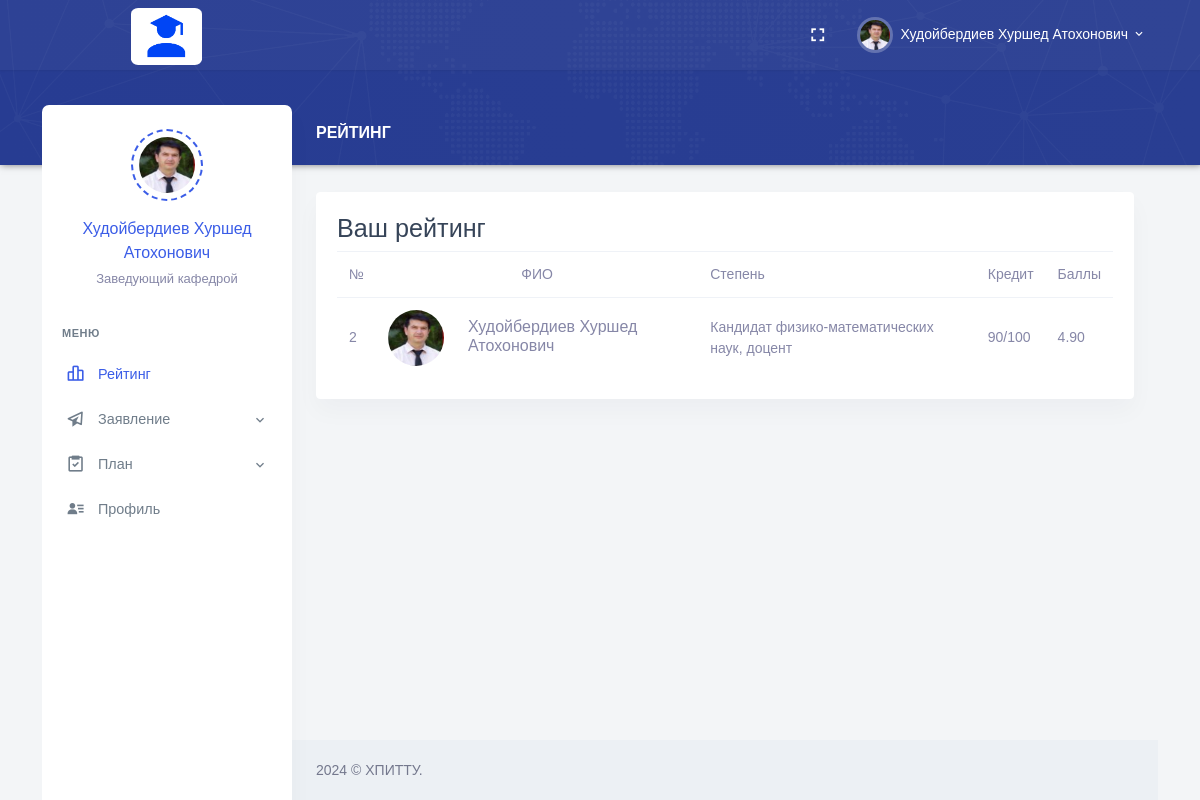
The app's page /Role/Personal/index.php?login-sucess (signed in) with its own data.
### tables this page shows
CREATE TABLE `employees` (
  `Employee_Id` int NOT NULL AUTO_INCREMENT,
  `Full_Name` varchar(255) DEFAULT NULL,
  `Date_of_Birth` date DEFAULT NULL,
  `Place_of_Birth` varchar(255) DEFAULT NULL,
  `Position_Id` int DEFAULT NULL,
  `Degree_Id` int DEFAULT NULL,
  `Faculty_Id` int DEFAULT NULL,
  `Department_Id` int DEFAULT NULL,
  `User_Role_Id` int DEFAULT NULL,
  `Email` varchar(255) DEFAULT NULL,
  `Phone_Number` varchar(20) DEFAULT NULL,
  `Employee_Number` varchar(20) DEFAULT NULL,
  `Date_Added` date DEFAULT NULL,
  `Path_Photo` varchar(255) DEFAULT NULL,
  `Username` varchar(255) DEFAULT NULL,
  `Password` varchar(255) DEFAULT NULL,
  PRIMARY KEY (`Employee_Id`),
  KEY `Degree_Id` (`Degree_Id`),
  KEY `Faculty_Id` (`Faculty_Id`),
  KEY `Department_Id` (`Department_Id`),
  KEY `User_Role_Id` (`User_Role_Id`),
  KEY `employees_ibfk_1` (`Position_Id`),
  CONSTRAINT `employees_ibfk_1` FOREIGN KEY (`Position_Id`) REFERENCES `positions` (`Position_Id`) ON DELETE CASCADE ON UPDATE CASCADE,
  CONSTRAINT `employees_ibfk_2` FOREIGN KEY (`Degree_Id`) REFERENCES `degrees` (`Degree_Id`) ON DELETE CASCADE ON UPDATE CASCADE,
  CONSTRAINT `employees_ibfk_3` FOREIGN KEY (`Faculty_Id`) REFERENCES `faculties` (`Faculty_Id`) ON DELETE CASCADE ON UPDATE CASCADE,
  CONSTRAINT `employees_ibfk_4` FOREIGN KEY (`Department_Id`) REFERENCES `departments` (`Department_Id`) ON DELETE CASCADE ON UPDATE CASCADE,
  CONSTRAINT `employees_ibfk_5` FOREIGN KEY (`User_Role_Id`) REFERENCES `user_roles` (`User_Role_Id`) ON DELETE CASCADE ON UPDATE CASCADE
);

CREATE TABLE `positions` (
  `Position_Id` int NOT NULL,
  `Position_Name` varchar(255) DEFAULT NULL,
  PRIMARY KEY (`Position_Id`)
);

CREATE TABLE `degrees` (
  `Degree_Id` int NOT NULL,
  `Degree_Name` varchar(255) DEFAULT NULL,
  PRIMARY KEY (`Degree_Id`)
);

CREATE TABLE `ratings` (
  `Rating_Id` int NOT NULL,
  `Employee_Id` int DEFAULT NULL,
  `Credit_Done` int DEFAULT NULL,
  `Credit_Full` int DEFAULT NULL,
  `Rating` decimal(3,2) DEFAULT NULL,
  PRIMARY KEY (`Rating_Id`),
  KEY `Employee_Id` (`Employee_Id`),
  CONSTRAINT `ratings_ibfk_1` FOREIGN KEY (`Employee_Id`) REFERENCES `employees` (`Employee_Id`) ON DELETE CASCADE ON UPDATE CASCADE
);

### Role/Personal/index.php (the view, shortened to what this page needs)
<?php
require_once "header.php";
require_once "conn.php";
$sql_command = "SELECT e.*, d.Degree_Name, e.Path_Photo, r.Rating, r.Credit_Done, r.Credit_Full, r.Rating
                FROM employees AS e
                INNER JOIN degrees AS d ON e.Degree_Id = d.Degree_Id
                LEFT JOIN ratings AS r ON e.Employee_Id = r.Employee_Id
                WHERE e.Username = '{$_SESSION['Username']}'";
$result = mysqli_query($conn, $sql_command);
$data = array();
if (mysqli_num_rows($result) > 0) {
    while ($row = mysqli_fetch_assoc($result)) {
        $data[] = $row;
    }
}
?>
<div class="main-content">
    <div class="page-content">
        <div class="row">
            <div class="col-12">
                <div class="page-title-box d-flex align-items-center justify-content-between">
                    <h4 class="page-title mb-0 font-size-18">Рейтинг</h4>
                </div>
            </div>
        </div>
        <div class="row">
            <div class="col-lg-12">
                <div class="card">
                    <div class="card-body">
                        <div class="table-responsive">
                            <table class="table table-dark mb-0">
                                <h3>Ваш рейтинг</h3>
                                <div class="table-responsive">
                                    <table class="table mb-0">
                                        <thead>
                                            <tr>
                                                <th>№</th>
                                                <th class="text-center">ФИО</th>
                                                <th>Степень</th>
                                                <th>Кредит</th>
                                                <th>Баллы</th>
                                            </tr>
                                        </thead>
                                        <tbody>
                                            <tr>
                                                <?php foreach ($data as $row): ?>
                                            <tr>
                                                <td class="align-middle"><?php echo $row['Employee_Id']; ?></td>
                                                <td class="align-middle">
                                                    <div class="d-flex align-items-center">
                                                        <div class="me-4">
                                                            <img src="upload/<?php if(!empty($row['Path_Photo'])) { echo $row['Path_Photo']; } else { echo "1.jpg"; } ?>"
                                                                alt="" class="avatar-sm rounded-circle">
                                                        </div>
                                                        <div>
                                                            <h5 class="font-size-16 mb-1">
                                                                <?php echo ucwords($row['Full_Name']); ?></h5>
                                                        </div>
                                                    </div>
                                                </td>
                                                <td class="align-middle"><?php echo $row['Degree_Name']; ?></td>
                                                <td class="align-middle"><?php echo $row['Credit_Done']; ?>/<?php echo $row['Credit_Full']; ?></td>
                                                <td class="align-middle"><?php echo $row['Rating']; ?></td>
                                            </tr>
                                            <?php endforeach; ?>
                                        </tbody>
                                    </table>
                                </div>
                        </div>
                    </div>
                </div>
            </div>
            <?php
require_once "footer.php";
?>

### Role/Personal/header.php (shortened to what this page needs)
<?php
    require_once "conn.php";
    $sql_command = "SELECT e.*, p.Position_Name, e.Path_Photo
    FROM employees e
    INNER JOIN positions p ON e.Position_Id = p.Position_Id
    WHERE e.Username = '{$_SESSION['Username']}'";
$result = mysqli_query($conn, $sql_command);
if (mysqli_num_rows($result) > 0) {
while ($rows = mysqli_fetch_assoc($result)) {
$Full_Name = ucwords($rows["Full_Name"]);
$Position_Name = $rows["Position_Name"];
$Path_Photo = $rows["Path_Photo"];
}
}
?>
<!doctype html>
<html lang="en">
<head>
    <link href="/assets/css/bootstrap.min.css" id="bootstrap-style" rel="stylesheet" type="text/css" />
    <link href="/assets/css/app.min.css" id="app-style" rel="stylesheet" type="text/css" />
    <link href="/assets/libs/datatables.net-bs4/css/dataTables.bootstrap4.min.css" rel="stylesheet" type="text/css" />
    <link href="/assets/libs/datatables.net-buttons-bs4/css/buttons.bootstrap4.min.css" rel="stylesheet"
        type="text/css" />
    <link href="/assets/libs/datatables.net-responsive-bs4/css/responsive.bootstrap4.min.css" rel="stylesheet"
        type="text/css" />
    <link href="/assets/css/icons.min.css" rel="stylesheet" type="text/css" />
</head>
<body data-layout="detached" data-topbar="colored">
    <div class="container-fluid">
        <div id="layout-wrapper">
            <header id="page-topbar">
                <div class="navbar-header">
                    <div class="container-fluid">
                        <div class="float-end">
                            <div class="dropdown d-none d-lg-inline-block ms-1">
                                <button type="button" class="btn header-item noti-icon waves-effect"
                                    data-toggle="fullscreen">
                                    <i class="mdi mdi-fullscreen"></i>
                                </button>
                            </div>
                            <div class="dropdown d-inline-block">
                                <button type="button" class="btn header-item waves-effect"
                                    id="page-header-user-dropdown" data-bs-toggle="dropdown" aria-haspopup="true"
                                    aria-expanded="false">
                                    <img class="rounded-circle header-profile-user"
                                        src="upload/<?php if(!empty($Path_Photo)){ echo $Path_Photo; }else{ echo "1.jpg"; } ?>" alt="Header Avatar">
                                    <span class="d-none d-xl-inline-block ms-1"><?php echo $Full_Name; ?></span>
                                    <i class="mdi mdi-chevron-down d-none d-xl-inline-block"></i>
                                </button>
                            </div>
                        </div>
                        <div>
                            <div class="navbar-brand-box">
                                <a href="index.php" class="logo logo-light" style="margin-left: 65px;">
                                    <span class="logo-lg">
                                        <img src="/assets/images/LogoEX.png" alt="" height="57"
                                            style="border-radius: 10%;">
                                    </span>
                                </a>
                            </div>
                        </div>
                    </div>
            </header>
            <div class="vertical-menu">
                <div class="h-100">
                    <div class="user-wid text-center py-4">
                        <div class="user-img">
                            <img src="upload/<?php if(!empty($Path_Photo)){ echo $Path_Photo; }else{ echo "1.jpg"; } ?>" alt=""
                                class="avatar-md mx-auto rounded-circle">
                        </div>
                        <div class="mt-3">
                            <a href="#" class="text-reset fw-medium font-size-16"><?php echo $Full_Name; ?></a>
                            <p class="text-muted mt-1 mb-0 font-size-13"><?php echo $Position_Name; ?></p>
                        </div>
                    </div>
                    <div id="sidebar-menu">
                        <ul class="metismenu list-unstyled" id="side-menu">
                            <li class="menu-title">Меню</li>
                            <li>
                                <a href="index.php" class="waves-effect">
                                    <i class="bx bx-bar-chart-alt-2"></i>
                                    <span>Рейтинг</span>
                                </a>
                            </li>
                            <li>
                                <a href="javascript: void(0);" class="has-arrow waves-effect">
                                    <i class="bx bx-paper-plane"></i>
                                    <span>Заявление</span>
                                </a>
                            </li>
                            <li>
                                <a href="javascript: void(0);" class="has-arrow waves-effect">
                                    <i class="bx bx-task"></i>
                                    <span>План</span>
                                </a>
                            </li>
                            <li>
                                <a href="profile.php" class="waves-effect">
                                    <i class="bx bxs-user-detail"></i>
                                    <span>Профиль</span>
                                </a>
                            </li>
                    </div>
                </div>
            </div>

### records on screen
employees: Path_Photo (picture), Full_Name "Худойбердиев Хуршед Атохонович", Position_Id.Position_Name "Заведующий кафедрой", Employee_Id "2", Degree_Id.Degree_Name "Кандидат физико-математических наук, доцент", ratings.Credit_Done "90", ratings.Credit_Full "100", ratings.Rating "4.90"
